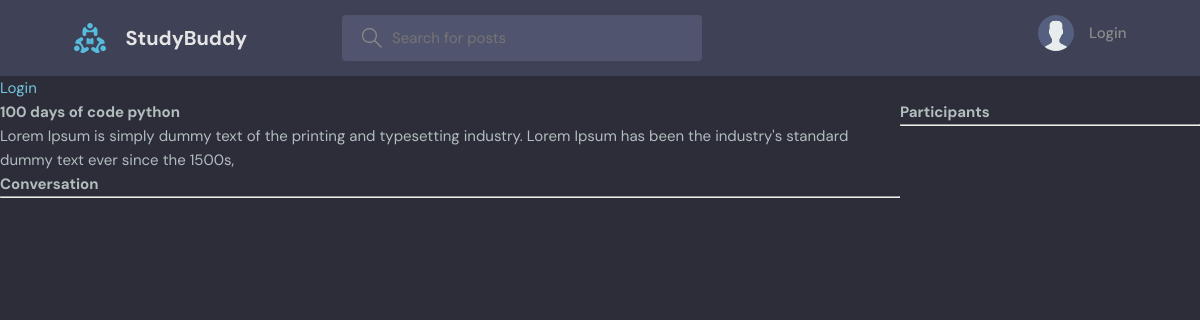
Page /room/2/ on the committed database.
### base/models.py (models this page shows, shortened)
class Room(models.Model):
    host = models.ForeignKey(User, on_delete=models.SET_NULL, null=True)
    topic = models.ForeignKey(Topic, on_delete=models.SET_NULL, null=True)
    name = models.CharField(max_length=200)
    description = models.TextField(null=True, blank=True)
    participants = models.ManyToManyField(User, related_name='participants', blank=True)
    updated = models.DateTimeField(auto_now=True)
    created = models.DateTimeField(auto_now_add=True)
    class Meta:
        ordering = ['-updated', '-created']

### base/views.py (the view, shortened to what this page needs)
# urls.py: path('room/<str:pk>/', views.room, name='room'),
def room(request, pk):
    room = Room.objects.get(id=pk)
    room_messages = room.message_set.all().order_by('-created')
    participants = room.participants.all()
    context = {
        'room': room,
        'room_messages': room_messages,
        'participants': participants,
    }
    return render(request, 'base/room.html', context)

### base/templates/base/room.html (shortened to what this page needs)
{% extends 'main.html' %}
{% block content %}
    <div class="room-container">
    <div>
<h1>{{ room.name }}</h1>
    <p>{{ room.description }}</p>
    <div class="comment-wrapper">
      <h3>Conversation</h3>
      <hr>
    </div>
    </div>
    <div>
        <h3>Participants</h3>
        <hr>
    </div>
    </div>
{% endblock content %}

### static/styles/style.css (style rules this page uses)
:root { --color-main: #71c6dd; --color-main-light: #e1f6fb; --color-dark: #3f4156; --color-dark-medium: #51546e; --color-dark-light: #696d97; --color-light: #e5e5e5; --color-gray: #8b8b8b; --color-light-gray: #b2bdbd; --color-bg: #2d2d39; --color-success: #5dd693; --color-error: #fc4b0b; }
* { font-family: "DM Sans", -apple-system, BlinkMacSystemFont, "Segoe UI", Roboto, Oxygen, Ubuntu, Cantarell, "Open Sans", "Helvetica Neue", sans-serif; margin: 0; padding: 0; box-sizing: border-box; text-rendering: optimizeLegibility; font-size: inherit; }
html { font-size: 56.25%; }
@media only screen and (min-width: 1200px) { html { font-size: 62.5%; } }
body { line-height: 1.6; font-weight: 400; font-size: 1.5rem; color: var(--color-light-gray); background-color: var(--color-bg); min-height: 100vh; }

### base/templates/base/room.html (style rules this page uses)
.room-container { display: grid; grid-template-columns: 3fr 1fr; }

### rows in the picture
Room: name "100 days of code python", description "Lorem Ipsum is simply dummy text of the printing and typesetting industry. Lorem Ipsum has been the industry's standard dummy text ever since the 1500s,"
